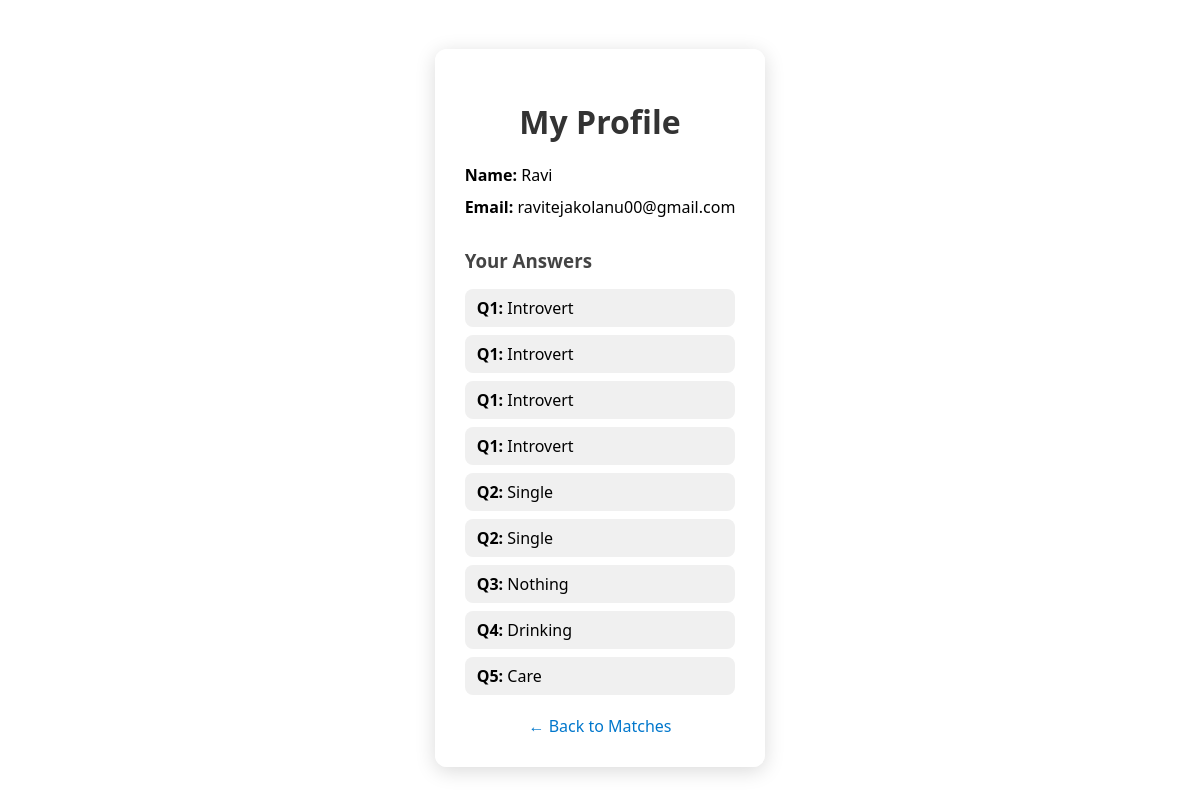
/my_profile (signed in), run on the app's committed database.
### app.py (models this page shows)
class User(db.Model):
    id = db.Column(db.Integer, primary_key=True)
    email = db.Column(db.String(150), unique=True, nullable=False)
    password = db.Column(db.String(150), nullable=False)
    name = db.Column(db.String(100), nullable=True)

class UserAnswer(db.Model):
    id = db.Column(db.Integer, primary_key=True)
    email = db.Column(db.String(120), nullable=False)
    question_number = db.Column(db.Integer, nullable=False)
    answer = db.Column(db.Text, nullable=False)
    timestamp = db.Column(db.DateTime, default=datetime.utcnow)

### app.py (the view)
@app.route('/my_profile')
def my_profile():
    user_email = session.get('email')
    if not user_email:
        return redirect(url_for('login'))
    user = User.query.filter_by(email=user_email).first()
    if not user:
        return "User not found"
    user_answers = UserAnswer.query.filter_by(email=user_email).order_by(UserAnswer.question_number).all()
    return render_template('my_profile.html', user=user, answers=user_answers)

### templates/my_profile.html (shortened to what this page needs)
<!DOCTYPE html>
<html lang="en">
<head>
    <link rel="stylesheet" href="{{ url_for('static', filename='express.css') }}">
</head>
<body>
<div class="profile-container">
    <h1>My Profile</h1>
    <div class="profile-info">
        <p><strong>Name:</strong> {{ user.name }}</p>
        <p><strong>Email:</strong> {{ user.email }}</p>
    </div>
    {% if answers %}
    <div class="answers">
        <h3>Your Answers</h3>
        <ul>
            {% for ans in answers %}
                <li><strong>Q{{ ans.question_number }}:</strong> {{ ans.answer }}</li>
            {% endfor %}
        </ul>
    </div>
    {% endif %}
    <div class="back-link">
        <a href="/matches">← Back to Matches</a>
    </div>
</div>
</body>
</html>

### static/express.css (style rules this page uses)
body { background: url('/static/bg-thoughts.jpg') no-repeat center center fixed; background-size: cover; font-family: 'Segoe UI', sans-serif; display: flex; justify-content: center; align-items: center; height: 100vh; }
.back-link { display: block; margin-top: 20px; text-align: center; color: #007bff; text-decoration: none; }

### templates/my_profile.html (style rules this page uses)
.profile-container { max-width: 600px; margin: 40px auto; background-color: #ffffffee; padding: 30px; border-radius: 12px; box-shadow: 0 4px 20px rgba(0, 0, 0, 0.15); }
.profile-container h1 { text-align: center; color: #333; }
.profile-info { margin-top: 20px; }
.profile-info p { font-size: 16px; margin: 10px 0; }
.answers { margin-top: 30px; }
.answers h3 { color: #444; margin-bottom: 10px; }
.answers ul { list-style-type: none; padding-left: 0; }
.answers li { margin-bottom: 8px; background-color: #f0f0f0; padding: 8px 12px; border-radius: 8px; }
.back-link { text-align: center; margin-top: 20px; }
.back-link a { color: #0077cc; text-decoration: none; }

### data on the page
User: name "Ravi", email "ravitejakolanu00@gmail.com"
UserAnswer: question_number "1", answer "Introvert"
UserAnswer: question_number "1", answer "Introvert"
UserAnswer: question_number "1", answer "Introvert"
UserAnswer: question_number "1", answer "Introvert"
UserAnswer: question_number "2", answer "Single"
UserAnswer: question_number "2", answer "Single"
UserAnswer: question_number "3", answer "Nothing"
UserAnswer: question_number "4", answer "Drinking"
UserAnswer: question_number "5", answer "Care"
